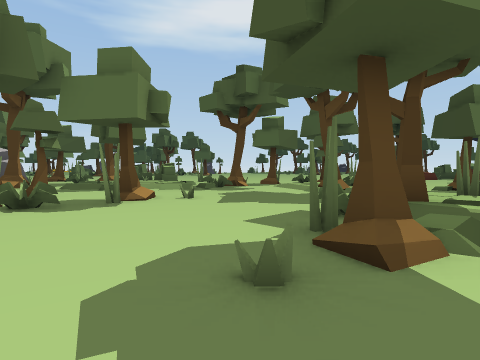
View 1 (above)

24 first-person views from a walk through a scene from a Unity 3-D project. The camera is 1.3 m above the floor, tilts 2° down and sees 75° across. The floor is counted in squares, 2 m on a side. Each view is taken from the middle of a square. On the plan, view 1 faces up. The plan holds only what a view shows up to about 10 squares ahead; the rest is blank. The place goes on beyond the plan. The player character is not drawn.

View 2
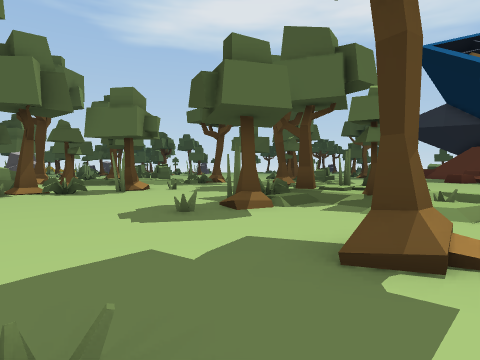

View 3
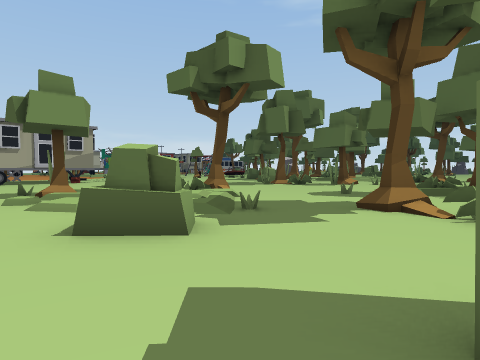

View 4
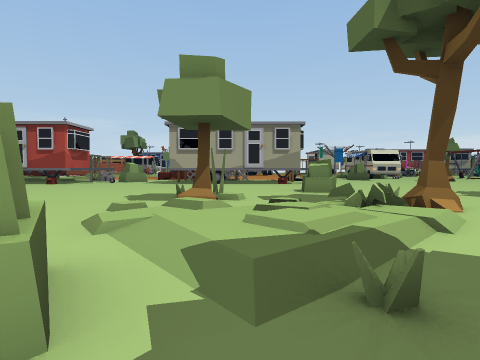

View 5
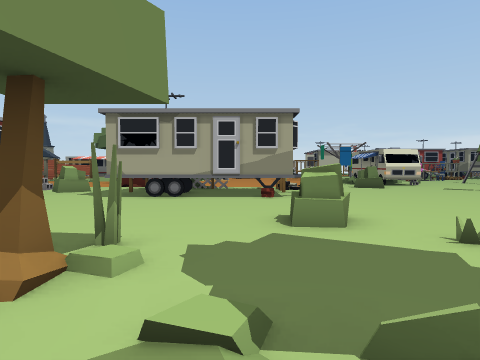

View 6
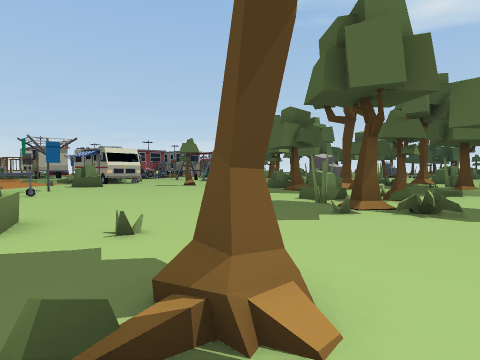

View 7
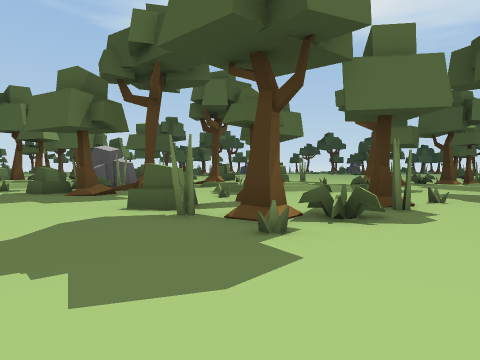

View 8
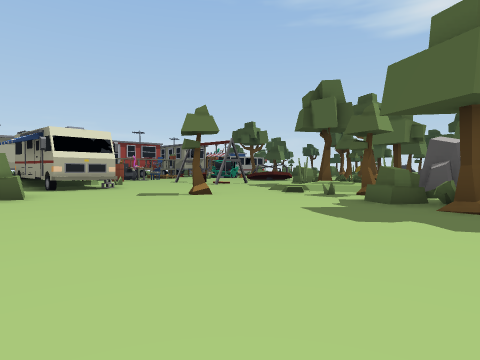

View 9
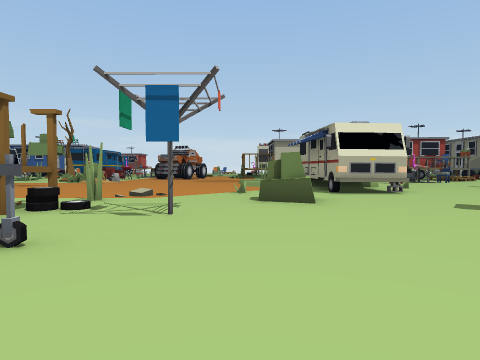

View 10
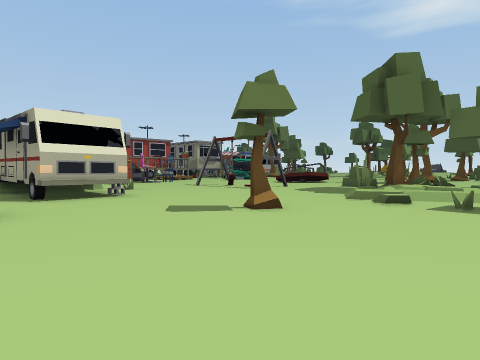

View 11
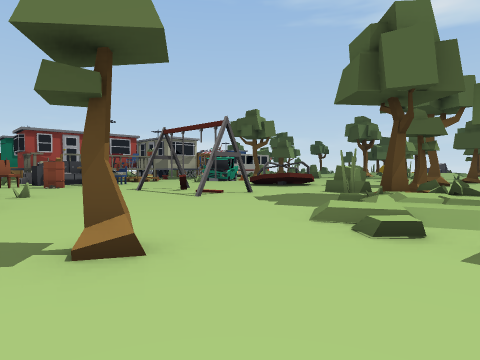

View 12
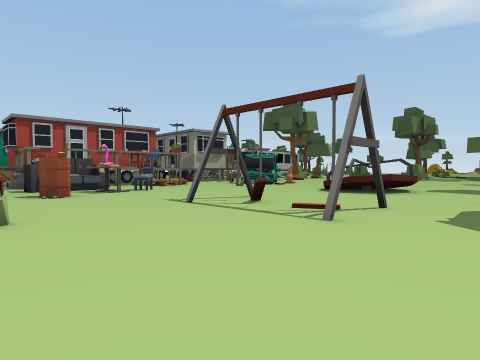

View 13
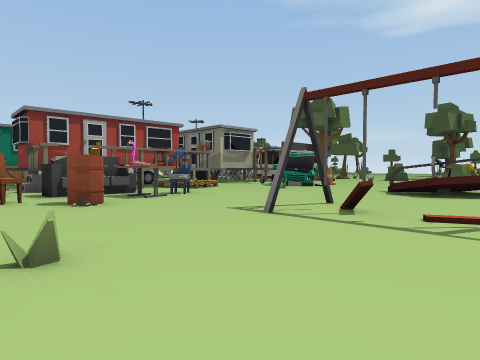

View 14
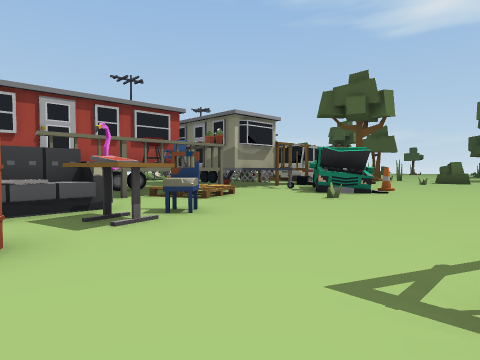

View 15
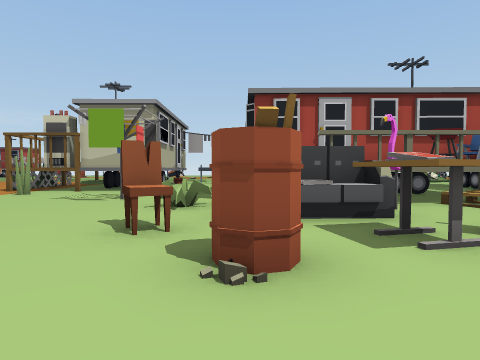

View 16
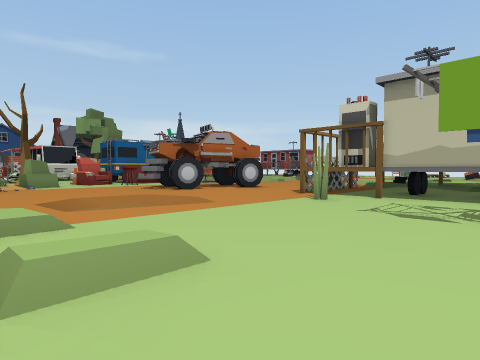

View 17
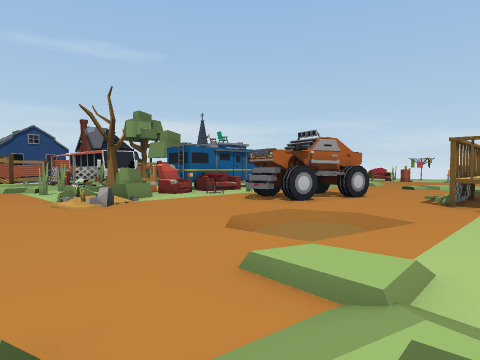

View 18
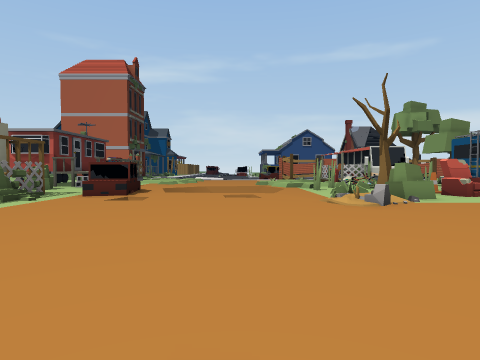

View 19
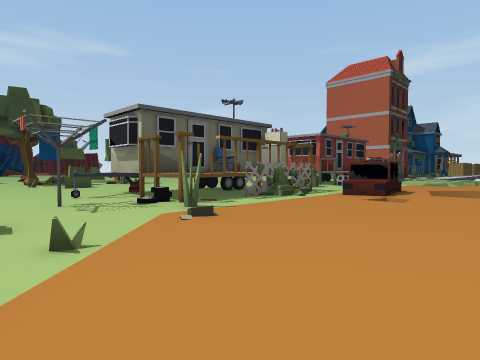

View 20
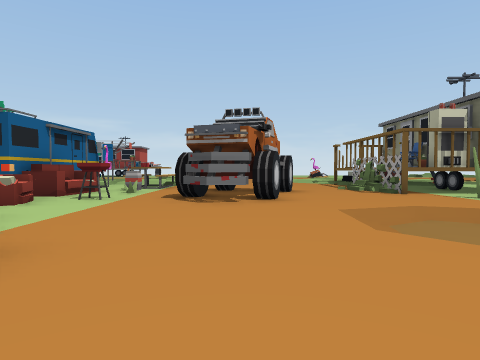

View 21
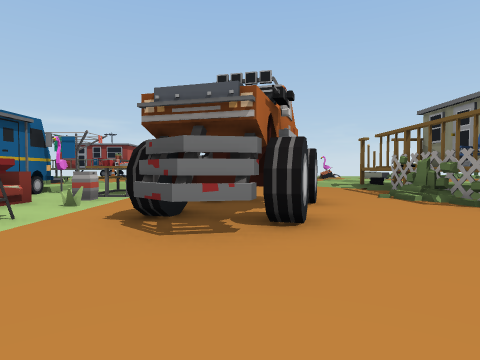

View 22
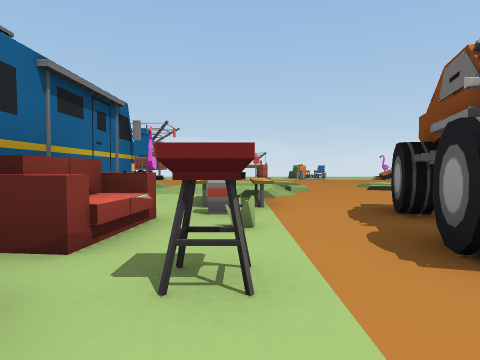

View 23
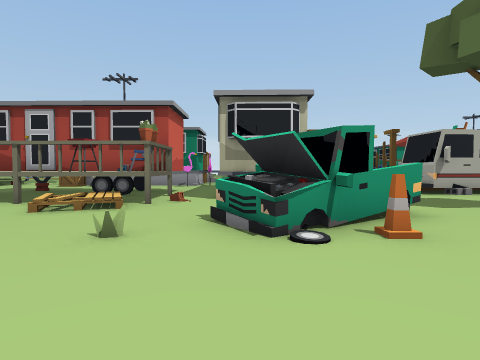

View 24
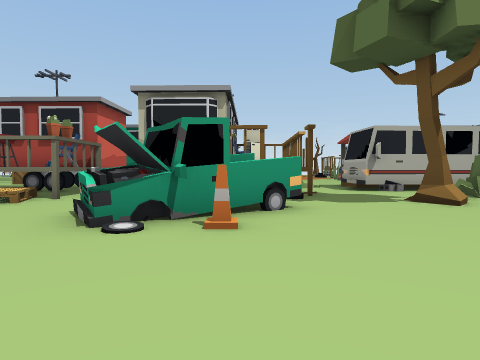

### Floor plan
Key: @ floor where view 1 was taken; # wall or solid block; x gap in a wall; . main floor; : floor 0.25 m higher than the main floor; - floor 0.25 m lower than the main floor; _ floor 0.5 m lower than the main floor; + floor 1.5 m higher than the main floor; / step, stairs or slope; = window, fence, low wall or low ledge; ^ raised ledge; T tree; P plant; C chair; S sofa; E desk; B barrel; N cone; R truck; O other object.
Columns run from 34 left of view 1 to 4 right of it. Each row starts with its distance up from view 1.
 27    #
 26    # PP
 25    #..=.
 24    #...#.
 23    ........
 22    xx^......
 21        .O....
 20        OON....
 19         #O... O..
 18      ##.OO.../OO..
 17    ......P.../OO..
 16    ##+#/......O...##
 15     #^//..........#  =
 14     ###/............#//
 13     ###..C...O..O..////
 12     ###SSE...OO.O...//: #
 11     ###SSE..........//./### .////=../
 10     ##.SS.B........../=.#=. .////...//
  9      .P..C...P..........##. ......../#
  8      ...... .......T....... .........
  7    #.O.....  ^ ##...........##..:=...
  6  ###.....:/ ##^##..........=#==/....=
  5   ^x......////..............###/...=###
  4   ^^P....////....PP..........=.....//x/
  3 ##^#../////./..P...................#/#/
  2 ....../--..........O..............==./=
  1 ......///............#......=........//
  0 ..RRR.............#x###.......=#..@....
 -1 .RRRRR............#^ ##....#...=:/..#=
 -2 ..RRRR............#  ##......./////=..
 -3 .........O.........^  #.....##.////....
 -4 OOP.O.../ /.......#   #.....##//://#...
 -5 OOSSSC.P P.._...O.#   #........//.....#
 -6 ##SSS  T ../....OO.#  #.......... .....

Positions as (right, up) in squares from view 1, and headings:
1: (0, 0), facing up
2: (1, -3), facing up
3: (4, -6), facing up-left
4: (2, -3), facing left
5: (-2, -2), facing left
6: (-2, -1), facing up-left
7: (-5, 1), facing up
8: (-8, 3), facing up-left
9: (-10, 3), facing left
10: (-11, 4), facing up-left
11: (-12, 7), facing up-left
12: (-16, 8), facing up-left
13: (-18, 8), facing up-left
14: (-21, 10), facing up-left
15: (-22, 10), facing left
16: (-24, 8), facing down-left
17: (-22, 5), facing down-left
18: (-22, 4), facing down
19: (-22, 4), facing down-right
20: (-23, -1), facing left
21: (-26, -1), facing left
22: (-28, -4), facing left
23: (-21, 18), facing left
24: (-21, 20), facing left
